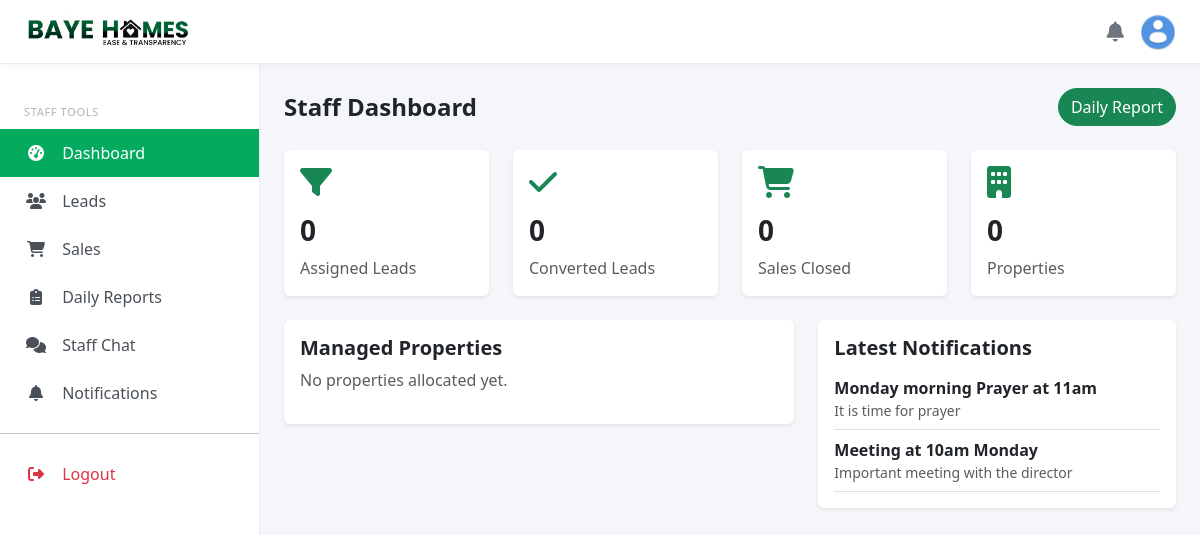
The page /staff/dashboard (signed in) on the database its author committed.
### models.py (models this page shows)
class StaffNotification(db.Model):
    __tablename__ = 'staff_notifications'
    id = db.Column(db.String(36), primary_key=True, default=generate_uuid)
    title = db.Column(db.String(160), nullable=False)
    message = db.Column(db.Text, nullable=False)
    created_by = db.Column(db.String(36), db.ForeignKey('users.id'), nullable=False)
    created_at = db.Column(db.DateTime, default=datetime.now(timezone.utc))
    creator = db.relationship('User', foreign_keys=[created_by], backref='created_staff_notifications')

### blueprints/staff.py (the view, shortened to what this page needs)
@staff_bp.route('/dashboard')
@login_required
@role_required(['admin', 'staff'])
def dashboard():
    leads_assigned = Lead.query.filter_by(assigned_to=current_user.id).count()
    leads_converted = Lead.query.filter_by(assigned_to=current_user.id, status=LeadStatus.CONVERTED).count()
    sales_closed = Sale.query.filter_by(staff_id=current_user.id, status='completed').count()
    managed_properties = Property.query.filter_by(assigned_staff_id=current_user.id).all()
    latest_notifications = StaffNotification.query.order_by(StaffNotification.created_at.desc()).limit(5).all()
    reports = StaffDailyReport.query.filter_by(staff_id=current_user.id).order_by(StaffDailyReport.report_date.desc()).limit(7).all()
    return render_template('staff/dashboard.html', staff=current_user, leads_assigned=leads_assigned,
                           leads_converted=leads_converted, sales_closed=sales_closed,
                           managed_properties=managed_properties, notifications=latest_notifications, reports=reports)

### models.py (called while the page is built)
    def get_full_name(self):
        return f"{self.first_name or ''} {self.last_name or ''}".strip() or self.username or self.email

    def is_admin_user(self):
        return self.role == UserRole.ADMIN

### templates/staff/dashboard.html
{% extends "base_staff.html" %}{% block title %}Staff Dashboard{% endblock %}{% block content %}
<div class="d-flex justify-content-between align-items-center mb-4">
  <h4 class="fw-bold mb-0">Staff Dashboard</h4>
  <a href="{{ url_for('staff.reports') }}" class="btn btn-success rounded-pill"
    >Daily Report</a
  >
</div>
{% if current_user.is_admin_user() %}
<div class="row g-4 mb-4">
  {% for label, value, icon, color in [('Staff', total_staff, 'fa-users',
  'primary'), ('Active', active_staff, 'fa-user-check', 'success'), ('Leads',
  total_leads, 'fa-filter', 'info'), ('Sales', total_sales, 'fa-cart-shopping',
  'warning')] %}
  <div class="col-md-3 col-6">
    <div class="card border-0 shadow-sm h-100">
      <div class="card-body">
        <i class="fas {{ icon }} text-{{ color }} fa-2x mb-3"></i>
        <h3 class="fw-bold">{{ value }}</h3>
        <p class="text-muted mb-0">{{ label }}</p>
      </div>
    </div>
  </div>
  {% endfor %}
</div>
<div class="row g-4">
  <div class="col-lg-8">
    <div class="card border-0 shadow-sm">
      <div class="card-body">
        <h5 class="fw-bold">Recent Activity</h5>
        {% for log in recent_activities %}
        <div class="border-bottom py-2">
          <strong>{{ log.action }}</strong><br /><small class="text-muted"
            >{{ log.created_at.strftime('%Y-%m-%d %H:%M') }}</small
          >
        </div>
        {% else %}
        <p class="text-muted">No activity yet.</p>
        {% endfor %}
      </div>
    </div>
  </div>
  <div class="col-lg-4">
    <div class="card border-0 shadow-sm">
      <div class="card-body">
        <h5 class="fw-bold">Quick Actions</h5>
        <div class="d-grid gap-2">
          <a
            class="btn btn-outline-success"
            href="{{ url_for('staff.create_staff') }}"
            >Register Staff</a
          ><a
            class="btn btn-outline-success"
            href="{{ url_for('staff.notifications') }}"
            >Send Notification</a
          ><a
            class="btn btn-outline-success"
            href="{{ url_for('staff.import_attendance') }}"
            >Import Attendance</a
          >
        </div>
      </div>
    </div>
  </div>
</div>
{% else %}
<div class="row g-4 mb-4">
  {% for label, value, icon in [('Assigned Leads', leads_assigned, 'fa-filter'),
  ('Converted Leads', leads_converted, 'fa-check'), ('Sales Closed',
  sales_closed, 'fa-cart-shopping'), ('Properties', managed_properties|length,
  'fa-building')] %}
  <div class="col-md-3 col-6">
    <div class="card border-0 shadow-sm h-100">
      <div class="card-body">
        <i class="fas {{ icon }} text-success fa-2x mb-3"></i>
        <h3 class="fw-bold">{{ value }}</h3>
        <p class="text-muted mb-0">{{ label }}</p>
      </div>
    </div>
  </div>
  {% endfor %}
</div>
<div class="row g-4">
  <div class="col-lg-7">
    <div class="card border-0 shadow-sm">
      <div class="card-body">
        <h5 class="fw-bold">Managed Properties</h5>
        {% for property in managed_properties %}<a
          class="d-block py-2 border-bottom text-decoration-none"
          href="{{ url_for('public.property_detail', slug=property.slug) }}"
          >{{ property.title }}
          <span class="text-muted">{{ property.location }}</span></a
        >{% else %}
        <p class="text-muted">No properties allocated yet.</p>
        {% endfor %}
      </div>
    </div>
  </div>
  <div class="col-lg-5">
    <div class="card border-0 shadow-sm">
      <div class="card-body">
        <h5 class="fw-bold">Latest Notifications</h5>
        {% for item in notifications %}
        <div class="border-bottom py-2">
          <strong>{{ item.title }}</strong>
          <p class="small text-muted mb-0">{{ item.message }}</p>
        </div>
        {% else %}
        <p class="text-muted">No notifications yet.</p>
        {% endfor %}
      </div>
    </div>
  </div>
</div>
{% endif %} {% endblock %}

### templates/base_staff.html (style rules this page uses)
:root { --bh-green: #04AB5E; --bh-sidebar-width: 260px; --bh-topbar-height: 64px; }
body { padding-top: var(--bh-topbar-height); background: #f4f6f9; overflow-x: hidden; }

### rows shown on the page
StaffNotification: title "Monday morning Prayer at 11am", message "It is time for prayer"
StaffNotification: title "Meeting at 10am Monday", message "Important meeting with the director"

### other values the page prints
{{ value }} "0" "0" "0" "0"
{{ label }} "Assigned Leads" "Converted Leads" "Sales Closed" "Properties"
